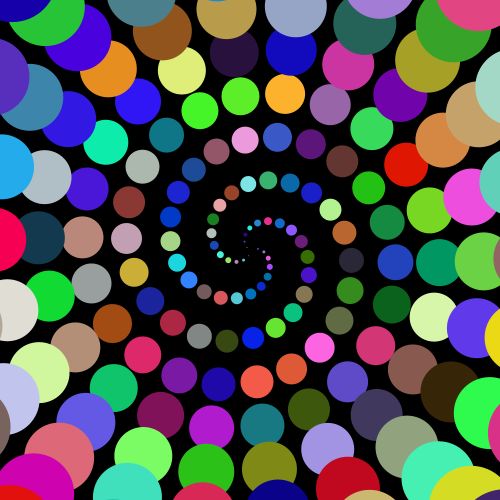
Frame 1 (no input)
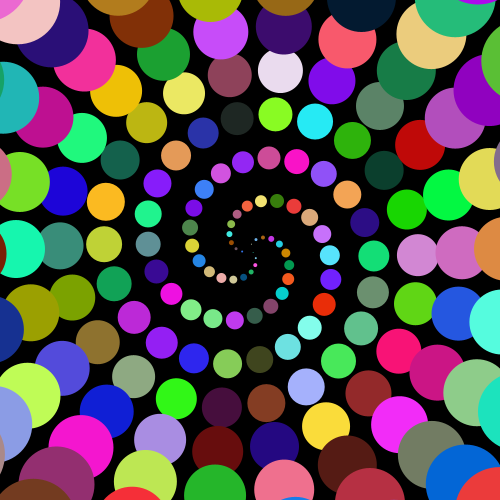
Frame 60 (the mouse pressed at the canvas centre just before this capture)
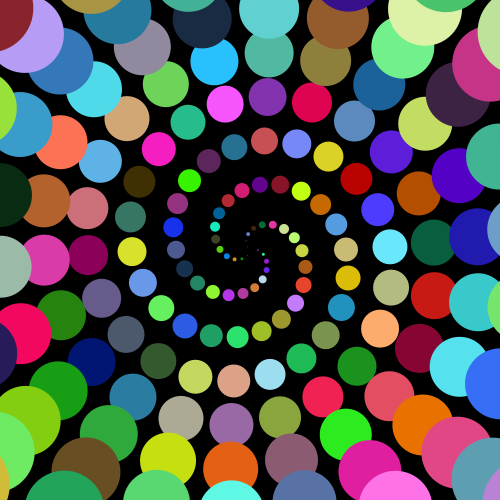
Frame 120 (the mouse held since frame 60 and released just before this capture)

The Processing sketch that drew these frames (run headless with seeded random() and noise(); from frame 60 on, the mouse is pressed at the canvas centre):

// Processing sketch: processing_29625
// ── processing_29625.pde

Kc [] kcs = new Kc [250];
 
void setup () {
size (500, 500);
 
for (int i=0; i <kcs.length; i++) {
int m = 2*i; // radius of the circle
float t = 0.003*i;

int r =int(random(0,255));
int g = int(random(0,255)); 
int b = int(random(0,255)); 
fill (r,g,b);
kcs[i] = new Kc (m, m, 50, r,g,b);
}
}
 
void draw () {
background (0);
for (int i = 0; i < kcs.length; i++) {
kcs[i].move();
}
}
 
class Kc {
 
float a; 
int m; 
float t;
int r;
int g;
int b;


Kc (float tempA, int tempM,float tempT, int tempR, int tempG, int tempB) {
a = tempA;
m = tempM;
t = tempT;
r= tempR;
g = tempG;
b = tempB;
}
 

 
void move () {
  frameRate(10);
int r =int(random(0,255));
int g = int(random(0,255)); 
int b = int(random(0,255)); 
fill (r,g,b);
noStroke();
ellipse (width/2 + sin(a)*m, height/2 + cos(a)*m,m/4,m/4);

a += t;
 

}
}
